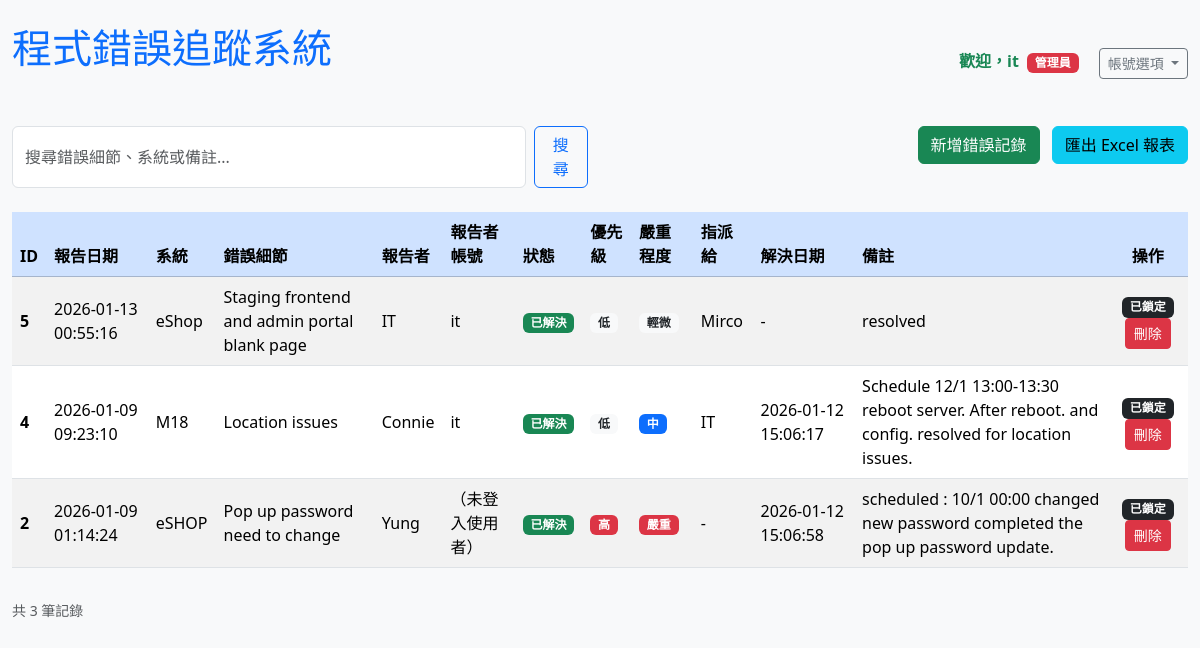
/ (signed in), run on the app's committed database.
### tables this page shows
CREATE TABLE users (
    id INTEGER PRIMARY KEY AUTOINCREMENT,
    username TEXT UNIQUE NOT NULL,
    password_hash TEXT NOT NULL,
    is_admin BOOLEAN DEFAULT 0
);

CREATE TABLE bugs (
    id INTEGER PRIMARY KEY AUTOINCREMENT,
    report_date DATETIME DEFAULT CURRENT_TIMESTAMP,  -- 報告時間，自動填入目前時間
    system TEXT NOT NULL,                            -- 系統或模組名稱
    bug_details TEXT NOT NULL,                       -- 錯誤詳細描述
    reported_by TEXT NOT NULL,                       -- 報告者
    status TEXT DEFAULT '開放中',                     -- 狀態：開放中、處理中、已解決、已關閉
    priority TEXT DEFAULT '中',                      -- 優先級：低、中、高
    severity TEXT DEFAULT '中',                      -- 嚴重程度：輕微、中、重大、嚴重
    assigned_to TEXT,                                -- 指派給誰（可為空）
    resolution_date DATETIME,                        -- 解決時間
    notes TEXT                                       -- 備註或更新記錄
, reported_by_user_id INTEGER REFERENCES users(id));

### app.py (the view)
@app.route('/', methods=['GET'])
def index():
    user = get_current_user()
    if user:
        query = request.args.get('query', '')
        conn = get_db_connection()
        if query:
            bugs = conn.execute('''
                SELECT b.*, u.username as reporter_username
                FROM bugs b LEFT JOIN users u ON b.reported_by_user_id = u.id
                WHERE b.bug_details LIKE ? OR b.system LIKE ? OR b.notes LIKE ?
                ORDER BY b.report_date DESC
            ''', (f'%{query}%', f'%{query}%', f'%{query}%')).fetchall()
        else:
            bugs = conn.execute('''
                SELECT b.*, u.username as reporter_username
                FROM bugs b LEFT JOIN users u ON b.reported_by_user_id = u.id
                ORDER BY b.report_date DESC
            ''').fetchall()
        conn.close()
        bugs_with_permission = []
        for bug in bugs:
            bug_dict = dict(bug)
            bug_dict['can_edit'] = can_edit_or_delete(bug, user)
            bugs_with_permission.append(bug_dict)
        return render_template('index.html',
                               bugs=bugs_with_permission,
                               query=query,
                               user=user,
                               show_list=True)
    else:
        return render_template('index.html',
                               bugs=[],
                               query='',
                               user=None,
                               show_list=False)

### app.py (called while the page is built)
def get_db_connection():
    conn = sqlite3.connect('bug_tracker.db')
    conn.row_factory = sqlite3.Row
    return conn

def get_current_user():
    if 'user_id' not in session:
        return None
    conn = get_db_connection()
    user = conn.execute('SELECT * FROM users WHERE id = ?', (session['user_id'],)).fetchone()
    conn.close()
    return user

def is_admin(user):
    return user['is_admin'] == 1 if user else False

def can_edit_or_delete(bug, user):
    if not user:
        return False
    if is_admin(user):
        return True
    return bug['reported_by_user_id'] == user['id']

### templates/index.html (shortened to what this page needs)
{% extends "base.html" %}
{% block content %}
    {% if show_list %}
        <div class="row mb-4">
            <div class="col-md-6">
                <form class="d-flex" method="GET">
                    <input type="text" name="query" class="form-control me-2" placeholder="搜尋錯誤細節、系統或備註..." value="{{ query or '' }}">
                    <button class="btn btn-outline-primary" type="submit">搜尋</button>
                </form>
            </div>
            <div class="col-md-6 text-end">
                <a href="{{ url_for('add_bug') }}" class="btn btn-success me-2">新增錯誤記錄</a>
                <a href="{{ url_for('export_excel') }}" class="btn btn-info">匯出 Excel 報表</a>
            </div>
        </div>
        {% if bugs|length == 0 %}
            <div class="alert alert-info text-center">
                {% if query %}
                    沒有找到符合「{{ query }}」的記錄。
                {% else %}
                    目前尚未有任何錯誤記錄。
                {% endif %}
            </div>
        {% else %}
            <div class="table-responsive">
                <table class="table table-striped table-hover align-middle">
                    <thead class="table-primary">
                        <tr>
                            <th>ID</th>
                            <th>報告日期</th>
                            <th>系統</th>
                            <th>錯誤細節</th>
                            <th>報告者</th>
                            <th>報告者帳號</th>
                            <th>狀態</th>
                            <th>優先級</th>
                            <th>嚴重程度</th>
                            <th>指派給</th>
                            <th>解決日期</th>
                            <th>備註</th>
                            <th class="text-center">操作</th>
                        </tr>
                    </thead>
                    <tbody>
                        {% for bug in bugs %}
                        <tr>
                            <td><strong>{{ bug['id'] }}</strong></td>
                            <td>{{ bug['report_date'] }}</td>
                            <td>{{ bug['system'] }}</td>
                            <td>{{ bug['bug_details'] }}</td>
                            <td>{{ bug['reported_by'] }}</td>
                            <td>{{ bug['reporter_username'] or '（未登入使用者）' }}</td>
                            <td>
                                {% if bug['status'] == '開放中' %}<span class="badge bg-warning text-dark">開放中</span>
                                {% elif bug['status'] == '處理中' %}<span class="badge bg-info">處理中</span>
                                {% elif bug['status'] == '已解決' %}<span class="badge bg-success">已解決</span>
                                {% elif bug['status'] == '已關閉' %}<span class="badge bg-secondary">已關閉</span>
                                {% endif %}
                            </td>
                            <td>
                                {% if bug['priority'] == '低' %}<span class="badge bg-light text-dark">低</span>
                                {% elif bug['priority'] == '中' %}<span class="badge bg-primary">中</span>
                                {% elif bug['priority'] == '高' %}<span class="badge bg-danger">高</span>
                                {% endif %}
                            </td>
                            <td>
                                {% if bug['severity'] == '輕微' %}<span class="badge bg-light text-dark">輕微</span>
                                {% elif bug['severity'] == '中' %}<span class="badge bg-primary">中</span>
                                {% elif bug['severity'] == '重大' %}<span class="badge bg-warning text-dark">重大</span>
                                {% elif bug['severity'] == '嚴重' %}<span class="badge bg-danger">嚴重</span>
                                {% endif %}
                            </td>
                            <td>{{ bug['assigned_to'] or '-' }}</td>
                            <td>{{ bug['resolution_date'] or '-' }}</td>
                            <td>{{ bug['notes'] or '-' }}</td>
                            <td class="text-center">
                                {% if bug['can_edit'] and bug['status'] not in ['已解決', '已關閉'] %}
                                    <a href="{{ url_for('edit_bug', id=bug['id']) }}" class="btn btn-warning btn-sm">編輯</a>
                                {% elif bug['status'] in ['已解決', '已關閉'] %}
                                    <span class="badge bg-dark">已鎖定</span>
                                {% endif %}
                                {% if bug['can_edit'] %}
                                    <form action="{{ url_for('delete_bug', id=bug['id']) }}" method="POST" style="display:inline;" onsubmit="return confirm('確定要刪除這筆記錄嗎？');">
                                        <button type="submit" class="btn btn-danger btn-sm">刪除</button>
                                    </form>
                                {% endif %}
                            </td>
                        </tr>
                        {% endfor %}
                    </tbody>
                </table>
            </div>
            <div class="text-muted small mt-3">
                共 {{ bugs|length }} 筆記錄
            </div>
        {% endif %}
    {% endif %}
{% endblock %}

### templates/base.html (shortened to what this page needs)
<!DOCTYPE html>
<html lang="zh-TW">
<head>
    <link href="https://cdn.jsdelivr.net/npm/bootstrap@5.3.3/dist/css/bootstrap.min.css" rel="stylesheet">
</head>
<body>
    <div class="container mt-4">
        <div class="d-flex justify-content-between align-items-center mb-4">
            <h1>程式錯誤追蹤系統</h1>
            <div>
                {% if user %}
                    <span class="me-3 text-success fw-bold">
                        歡迎，{{ user['username'] }}
                        {% if user['is_admin'] %}<span class="badge bg-danger ms-1">管理員</span>{% endif %}
                    </span>
                    <div class="btn-group" role="group">
                        <button type="button" class="btn btn-outline-secondary btn-sm dropdown-toggle" data-bs-toggle="dropdown" aria-expanded="false">
                            帳號選項
                        </button>
                    </div>
                {% else %}
                    <a href="{{ url_for('login') }}" class="btn btn-outline-primary btn-sm">登入</a>
                {% endif %}
            </div>
        </div>
        {% block content %}{% endblock %}
    </div>
</body>
</html>

### templates/base.html (style rules this page uses)
body { background-color: #f8f9fa; }
.container { max-width: 1200px; }
h1 { margin-bottom: 30px; color: #0d6efd; }

### data on the page
users: username "it"
bugs: id "5", report_date "2026-01-13 00:55:16", system "eShop", bug_details "Staging frontend and admin portal blank page", reported_by "IT", username "it", status "已解決", priority "低", severity "輕微", assigned_to "Mirco", bug "-", notes "resolved"
bugs: id "4", report_date "2026-01-09 09:23:10", system "M18", bug_details "Location issues", reported_by "Connie", username "it", status "已解決", priority "低", severity "中", assigned_to "IT", resolution_date "2026-01-12 15:06:17", notes "Schedule 12/1 13:00-13:30 reboot server. After reboot. and config. resolved for location issues."
bugs: id "2", report_date "2026-01-09 01:14:24", system "eSHOP", bug_details "Pop up password need to change", reported_by "Yung", bug "（未登入使用者）", status "已解決", priority "高", severity "嚴重", assigned_to "-", resolution_date "2026-01-12 15:06:58", notes "scheduled : 10/1 00:00 changed new password completed the pop up password update."

### other printed values
{{ bugs|length }} "3"
